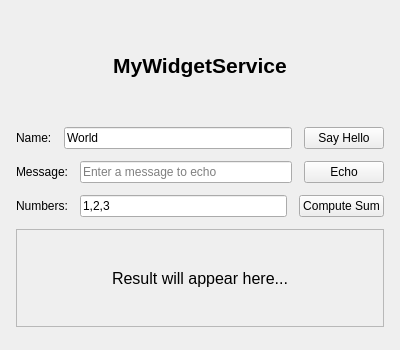
<?xml version="1.0" encoding="UTF-8"?>
<ui version="4.0">
 <class>ServiceForm</class>
 <widget class="QWidget" name="ServiceForm">
  <property name="geometry">
   <rect>
    <x>0</x>
    <y>0</y>
    <width>400</width>
    <height>350</height>
   </rect>
  </property>
  <property name="windowTitle">
   <string>MyWidgetService</string>
  </property>
  <layout class="QVBoxLayout" name="mainLayout">
   <property name="spacing">
    <number>12</number>
   </property>
   <property name="margin">
    <number>16</number>
   </property>

   <!-- Header -->
   <item>
    <widget class="QLabel" name="headerLabel">
     <property name="text">
      <string>MyWidgetService</string>
     </property>
     <property name="font">
      <font>
       <pointsize>16</pointsize>
       <bold>true</bold>
      </font>
     </property>
     <property name="alignment">
      <set>Qt::AlignCenter</set>
     </property>
    </widget>
   </item>

   <!-- Say Hello section -->
   <item>
    <layout class="QHBoxLayout" name="helloLayout">
     <item>
      <widget class="QLabel" name="nameLabel">
       <property name="text">
        <string>Name:</string>
       </property>
      </widget>
     </item>
     <item>
      <widget class="QLineEdit" name="nameInput">
       <property name="placeholderText">
        <string>Enter your name</string>
       </property>
       <property name="text">
        <string>World</string>
       </property>
      </widget>
     </item>
     <item>
      <widget class="QPushButton" name="helloButton">
       <property name="text">
        <string>Say Hello</string>
       </property>
       <!-- Auto-wiring: calls svc_api_hello with nameInput value -->
       <property name="serviceMethod" stdset="0">
        <string>svc_api_hello</string>
       </property>
       <property name="serviceArgs" stdset="0">
        <string>nameInput</string>
       </property>
      </widget>
     </item>
    </layout>
   </item>

   <!-- Echo section -->
   <item>
    <layout class="QHBoxLayout" name="echoLayout">
     <item>
      <widget class="QLabel" name="echoLabel">
       <property name="text">
        <string>Message:</string>
       </property>
      </widget>
     </item>
     <item>
      <widget class="QLineEdit" name="echoInput">
       <property name="placeholderText">
        <string>Enter a message to echo</string>
       </property>
      </widget>
     </item>
     <item>
      <widget class="QPushButton" name="echoButton">
       <property name="text">
        <string>Echo</string>
       </property>
       <!-- Auto-wiring: calls svc_api_echo with echoInput value -->
       <property name="serviceMethod" stdset="0">
        <string>svc_api_echo</string>
       </property>
       <property name="serviceArgs" stdset="0">
        <string>echoInput</string>
       </property>
      </widget>
     </item>
    </layout>
   </item>

   <!-- Compute section -->
   <item>
    <layout class="QHBoxLayout" name="computeLayout">
     <item>
      <widget class="QLabel" name="computeLabel">
       <property name="text">
        <string>Numbers:</string>
       </property>
      </widget>
     </item>
     <item>
      <widget class="QLineEdit" name="numbersInput">
       <property name="placeholderText">
        <string>Comma-separated (e.g., 1,2,3)</string>
       </property>
       <property name="text">
        <string>1,2,3</string>
       </property>
      </widget>
     </item>
     <item>
      <widget class="QPushButton" name="computeButton">
       <property name="text">
        <string>Compute Sum</string>
       </property>
       <!-- Auto-wiring: calls svc_api_compute with numbersInput value -->
       <property name="serviceMethod" stdset="0">
        <string>svc_api_compute</string>
       </property>
       <property name="serviceArgs" stdset="0">
        <string>numbersInput</string>
       </property>
      </widget>
     </item>
    </layout>
   </item>

   <!-- Result display -->
   <item>
    <widget class="QLabel" name="resultLabel">
     <property name="text">
      <string>Result will appear here...</string>
     </property>
     <property name="alignment">
      <set>Qt::AlignCenter</set>
     </property>
     <property name="wordWrap">
      <bool>true</bool>
     </property>
     <property name="font">
      <font>
       <pointsize>12</pointsize>
      </font>
     </property>
     <property name="frameShape">
      <enum>QFrame::StyledPanel</enum>
     </property>
     <property name="minimumSize">
      <size>
       <width>0</width>
       <height>60</height>
      </size>
     </property>
    </widget>
   </item>

   <!-- Spacer -->
   <item>
    <spacer name="verticalSpacer">
     <property name="orientation">
      <enum>Qt::Vertical</enum>
     </property>
    </spacer>
   </item>

  </layout>
 </widget>
 <resources/>
 <connections/>
</ui>
